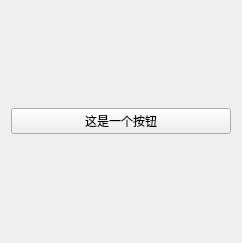
<?xml version="1.0" encoding="UTF-8"?>
<ui version="4.0">
 <class>Widget</class>
 <widget class="QWidget" name="Widget">
  <property name="geometry">
   <rect>
    <x>0</x>
    <y>0</y>
    <width>242</width>
    <height>243</height>
   </rect>
  </property>
  <property name="windowTitle">
   <string>Widget</string>
  </property>
  <layout class="QGridLayout" name="gridLayout">
   <item row="0" column="0">
    <widget class="QPushButton" name="pushButton">
     <property name="text">
      <string>这是一个按钮</string>
     </property>
    </widget>
   </item>
  </layout>
 </widget>
 <resources/>
 <connections/>
</ui>
